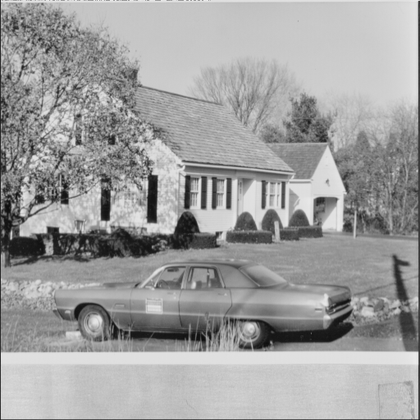
%> input picture gray images/13.gif, 420 x 420 px, shrunk from 512 x 512 before the run
$ octave Untitled.m   (GNU Octave 9; MATLAB toolbox functions it lacks are replaced by stand-ins)
%> lines starting %> are read from the running program, lines starting %| are printed output that depends on the picture
clc;clear all;close all;
%Edge Detection Using Functions
I=imread('C:\Users\mitra\Desktop\gray images\13.gif');
%> I: size 420x420 uint8; min 0, max 230, mean 147.3
imshow(I)
title('Original Image','FontSize',18)
I2=edge(I,'prewitt');%Prewitt Operator
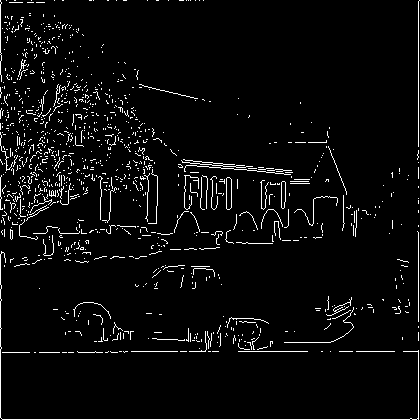
%> I2: size 420x420 logical; 4.3% white in thin lines or dots
figure
imshow(I2)
title('Prewitt Edge Detection','FontSize',18)
I3=edge(I,'sobel'); %Sobel Operator
%> I3: size 420x420 logical; 4.4% white in thin lines or dots
figure
imshow(I3)
title('Sobel Edge Detection','FontSize',18)
%Edge Detection Without Using Functions Sobel
%Pre-allocate filtered_img with zeros
filtered_img=zeros(size(I));
%Mask for Sobel Operator
Mx=[-1 0 1;-2 0 2;-1 0 1];
My=[-1 -2 -1;0 0 0;1 2 1];
%Converting Image to double precision
I=double(I);
%> I: size 420x420 double
[M N]=size(I);
%> M = 420; N = 420
% Edge Detection Process
% When i = 1 and j = 1, then filtered_img pixel
% position will be filtered_img(2, 2)
% The mask is of 3x3, so we need to traverse
% to filtered_image(size(I, 1) - 2
%, size(I, 2) - 2)
% Thus we are not considering the borders.
for i=1:M-2
    for j=1:N-2
        % Gradient approximations
        Gx=sum(sum(Mx.*I(i:i+2,j:j+2)));
        Gy=sum(sum(My.*I(i:i+2,j:j+2)));
        % Magnitude of vector
        filtered_img(i+1,j+1)=sqrt(Gx.^2+Gy.^2);
    end
end
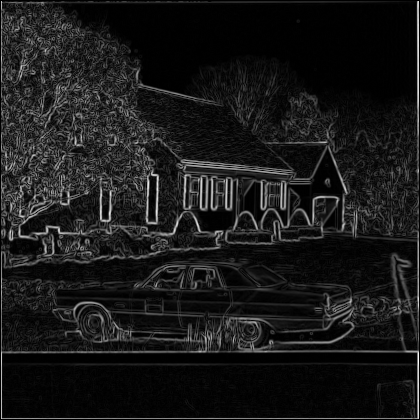
%> filtered_img: size 420x420 double; min 0, max 758, mean 76.1; drawn with min black and max white
% Displaying Filtered Image
filtered_img=uint8(filtered_img);
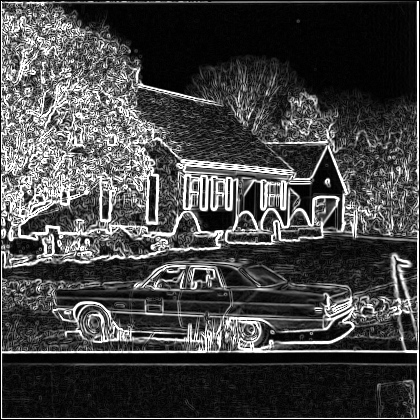
%> filtered_img: size 420x420 uint8; min 0, max 255, mean 69.7
figure
imshow(filtered_img)
title('Filtered Image for Sobel','FontSize',18)
% Define a threshold value
thresHold=150; % varies between [0 255]
output_img=max(filtered_img,thresHold);
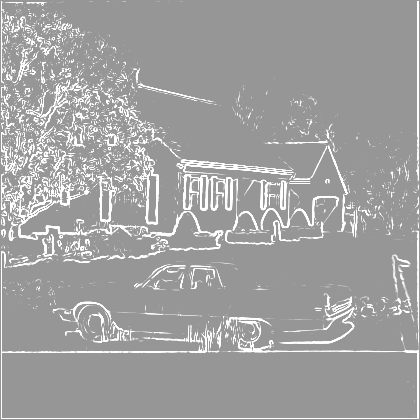
%> output_img: size 420x420 uint8; min 150, max 255, mean 161
output_img(output_img==round(thresHold))=0;
output_img=im2bw(output_img);
%> output_img: size 420x420 logical; 16.2% white in thin lines or dots
% Displaying Output Image
figure
imshow(output_img)
title('Edge Detected Image for Sobel','FontSize',18)
%Edge Detection Without Using Functions Prewitt
%Pre-allocate filtered_img with zeros
filtered_img=zeros(size(I));
%Mask for Prewitt Operator
Mx=[-1 0 1;-1 0 1;-1 0 1];
My=[-1 -1 -1;0 0 0;1 1 1];
%Converting Image to double precision
I=double(I);
[M N]=size(I);
% Edge Detection Process
% When i = 1 and j = 1, then filtered_img pixel
% position will be filtered_img(2, 2)
% The mask is of 3x3, so we need to traverse
% to filtered_image(size(I, 1) - 2
%, size(I, 2) - 2)
% Thus we are not considering the borders.
for i=1:M-2
    for j=1:N-2
        % Gradient approximations
        Gx=sum(sum(Mx.*I(i:i+2,j:j+2)));
        Gy=sum(sum(My.*I(i:i+2,j:j+2)));
        % Magnitude of vector
        filtered_img(i+1,j+1)=sqrt(Gx.^2+Gy.^2);
    end
end
%> filtered_img: size 420x420 double
% Displaying Filtered Image
filtered_img=uint8(filtered_img);
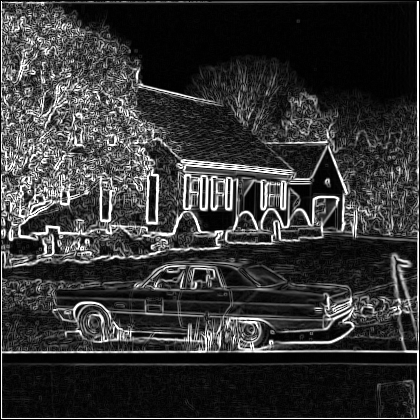
%> filtered_img: size 420x420 uint8; min 0, max 255, mean 53.9
figure
imshow(filtered_img)
title('Filtered Image for Prewitt','FontSize',18)
% Define a threshold value
thresHold=50; % varies between [0 255]
output_img=max(filtered_img,thresHold);
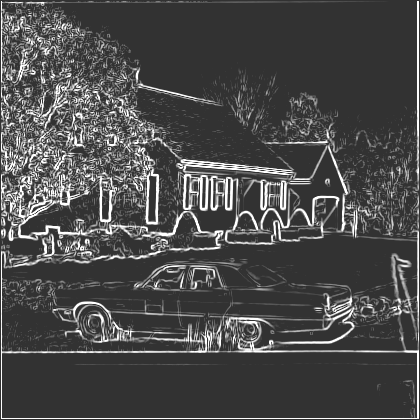
%> output_img: size 420x420 uint8; min 50, max 255, mean 75.6
output_img(output_img==round(thresHold))=0;
output_img=im2bw(output_img);
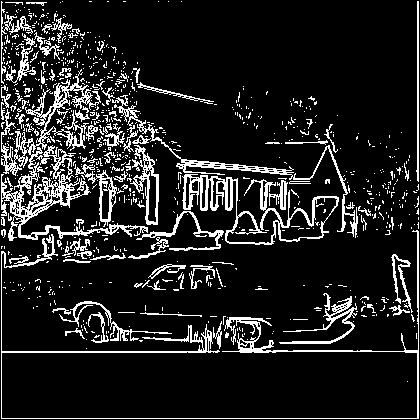
%> output_img: size 420x420 logical; 13% white in thin lines or dots
% Displaying Output Image
figure
imshow(output_img)
title('Edge Detected Image for Prewitt','FontSize',18)

$ run again, with gray images/WhatsApp Image 2022-09-29 at 3.50.06 PM.jpeg saved as gray images/13.gif
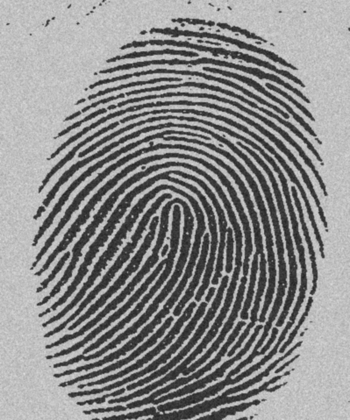
%> input picture gray images/WhatsApp Image 2022-09-29 at 3.50.06 PM.jpeg, 350 x 420 px, shrunk from 798 x 958 before the run
%> `I2=edge(I,'prewitt');`:
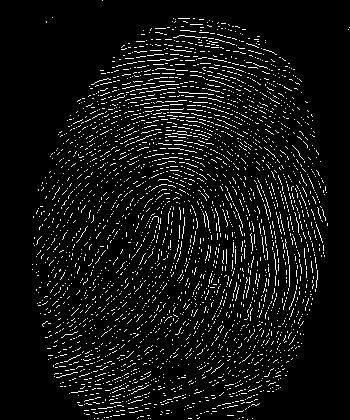
%> I2: size 420x350 logical; 6.7% white in thin lines or dots
%> I3: size 420x350 logical; 7.9% white in thin lines or dots
%> `output_img=im2bw(output_img);`:
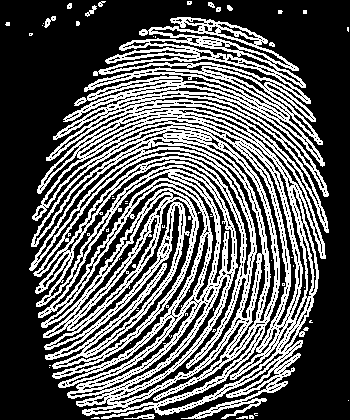
%> output_img: size 420x350 logical; 36.5% white in thin lines or dots
